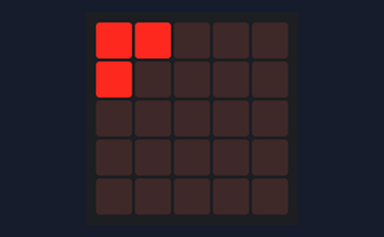
Bench run of a program on a simulated BBC micro:bit (MakeCode). Parts: the board's 5×5 LED display.

Above: at 0.2 s.
At 1.0 s:
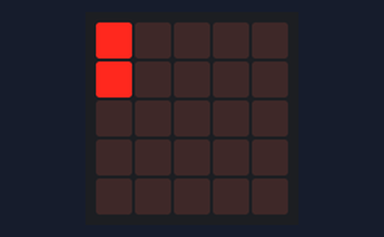
At 1.4 s:
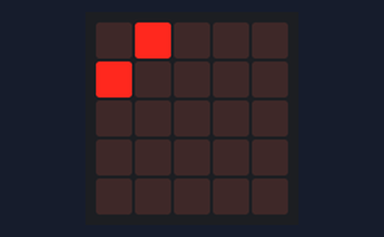
At 2.1 s:
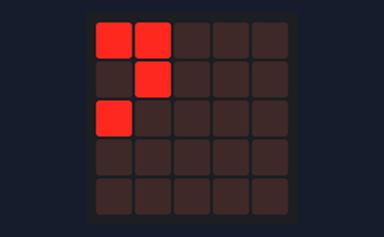
At 2.7 s:
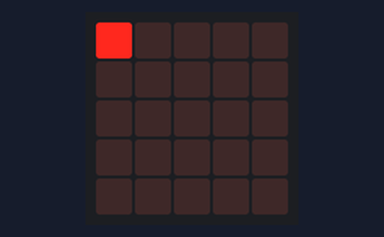
At 3.6 s:
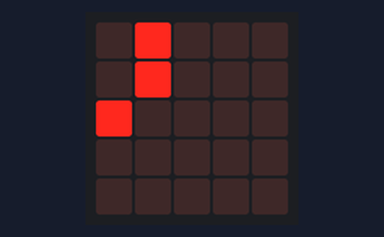

Measured:
- by itself, everything shown: repeats every 4.2 s, in 9 steps
- what the display in image 1 shows lasts 0.4 s, from 0.8 s to 1.2 s
- what the display in image 3 shows lasts 0.6 s, from 2.0 s to 2.6 s
- what the display in image 4 shows lasts 0.8 s, from 2.6 s to 3.4 s

The program:

main.ts
```typescript
basic.forever(function () {
    basic.showLeds(`
        # # . . .
        # . . . .
        . . . . .
        . . . . .
        . . . . .
        `)
    basic.showLeds(`
        # . . . .
        . . . . .
        . . . . .
        . . . . .
        . . . . .
        `)
    basic.showLeds(`
        # . . . .
        # . . . .
        . . . . .
        . . . . .
        . . . . .
        `)
    basic.showLeds(`
        . # . . .
        # . . . .
        . . . . .
        . . . . .
        . . . . .
        `)
    basic.showLeds(`
        # . . . .
        . . . . .
        . . . . .
        . . . . .
        . . . . .
        `)
    basic.showLeds(`
        # # . . .
        . # . . .
        # . . . .
        . . . . .
        . . . . .
        `)
    basic.pause(200)
    basic.showLeds(`
        # . . . .
        . . . . .
        . . . . .
        . . . . .
        . . . . .
        `)
    basic.showLeds(`
        # . . . .
        . . . . .
        . . . . .
        . . . . .
        . . . . .
        `)
    basic.showLeds(`
        . # . . .
        . # . . .
        # . . . .
        . . . . .
        . . . . .
        `)
    basic.showLeds(`
        # . . . .
        . . . . .
        . . . . .
        . . . . .
        . . . . .
        `)
})
```

test.ts
```typescript
// aquí va el archivo "tests"; esto no se compilará cuando este paquete se utilice como una extensión.
```
